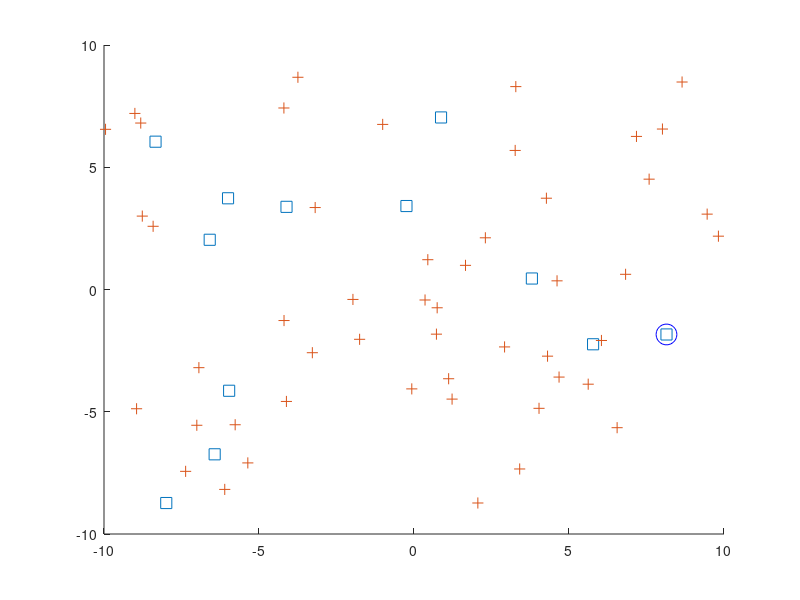

This figure's MATLAB source: (Note: this script raises an error after producing the figure.)
load('example_-60.mat');

%% generate the map
mon=1;
hold on;
% plot starting point
p0=plot(UGV_location_all(1,1,mon),UGV_location_all(2,1,mon),'ob','MarkerSize',15);
% plot all vertices
p1=plot(UGV_location_all(1,:,mon),UGV_location_all(2,:,mon),'square','MarkerSize',8);
% plot IoT users
p2=plot(user_location_all(1,:,mon),user_location_all(2,:,mon),'+','MarkerSize',8);

D=D_all(:,:,mon);
v_opt= v_all(:,3,mon);

%% plot the shortest path visiting all vertices
% solve the TSP using Gurobi
cvx_begin quiet
cvx_solver Mosek
% original variables
variable x(M,M) binary
variable u(M)

minimize trace(transpose(D)*x) % total path length
subject to

% divergence constraint
for m=1:M
    sum(x(m,:))==1;
    sum(x(:,m))==1;
    x(m,m)==0;
end

% subtour elimination constraint
for m=2:M
    for j=2:M
        if m~=j
            u(m)-u(j)+(M-1)*x(m,j)+(M-3)*x(j,m)<=M-2;
        end
    end
end

for m=2:M
    u(m)>=1;
    u(m)<=M-1;
end

cvx_end
% 
% for m=1:M
%     for j=1:M
%         if x(m,j)==1
%             p3=plot(UGV_location_all(1,[m,j],mon),UGV_location_all(2,[m,j],mon),'-k','LineWidth',2);
%         end
%     end
% end

%% plot the proposed path at -60 dBm
MM=sum(v_opt);
if MM==1
    Sm=0;
    Em=0;
    x=zeros(M,M);
    p4=plot(UGV_location_all(1,1,mon),UGV_location_all(2,1,mon),'-k','LineWidth',2);
else
    epsilon=1e3;
    % solve the TSP using Gurobi
    cvx_begin quiet
    cvx_solver Mosek
    % original variables
    variable x(M,M) binary
    variable u(M)
    
    minimize trace(transpose(D)*x) % total path length
    subject to
    
    % divergence constraint
    for m=1:M
        if v_opt(m)==1;
            sum(x(m,:))==1;
            sum(x(:,m))==1;
        else
            sum(x(m,:))==0;
            sum(x(:,m))==0;
        end
        x(m,m)==0;
    end

    % subtour elimination constraint
    for m=2:M
        for j=2:M
            if m~=j && v_opt(m)==1 && v_opt(j)==1
                u(m)-u(j)+(MM-1)*x(m,j)+(MM-3)*x(j,m)<=MM-2;
            end
        end
    end
    
    for m=2:M
        u(m)>=v_opt(m);
        u(m)<=(MM-1)*v_opt(m);
    end
    
    cvx_end
    
    for m=1:M
        for j=1:M
            if x(m,j)>0.5
                p4=plot(UGV_location_all(1,[m,j],mon),UGV_location_all(2,[m,j],mon),'-k','LineWidth',2);
            end
        end
    end
    
end

load('example_-90.mat');
%% plot the proposed path at -80 dBm
MM=sum(v_opt);
if MM==1
    Sm=0;
    Em=0;
    x=zeros(M,M);
    p5=plot(UGV_location_all(1,1,mon),UGV_location_all(2,1,mon),'--r','LineWidth',2);
else
    epsilon=1e3;
    % solve the TSP using Gurobi
    cvx_begin quiet
    cvx_solver Mosek
    % original variables
    variable x(M,M) binary
    variable u(M)
    
    minimize trace(transpose(D)*x) % total path length
    subject to
    
    % divergence constraint
    for m=1:M
        if v_opt(m)==1;
            sum(x(m,:))==1;
            sum(x(:,m))==1;
        else
            sum(x(m,:))==0;
            sum(x(:,m))==0;
        end
        x(m,m)==0;
    end

    % subtour elimination constraint
    for m=2:M
        for j=2:M
            if m~=j && v_opt(m)==1 && v_opt(j)==1
                u(m)-u(j)+(MM-1)*x(m,j)+(MM-3)*x(j,m)<=MM-2;
            end
        end
    end
    
    for m=2:M
        u(m)>=v_opt(m);
        u(m)<=(MM-1)*v_opt(m);
    end
    
    cvx_end
    
    for m=1:M
        for j=1:M
            if x(m,j)>0.5
                p5=plot(UGV_location_all(1,[m,j],mon),UGV_location_all(2,[m,j],mon),'--r','LineWidth',2);
            end
        end
    end
    
end

legend([p0,p1,p2,p4,p5],'Starting point','Vertices','IoT users','Optimal path1','Optimal path2');

